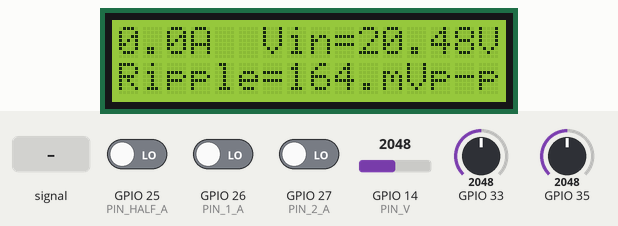
This program was run on a simulated ESP32. On the bench: 16×2 character LCD. The test bench sets the inputs (shaded band); at power-on: GPIO 33 = 2048, GPIO 35 = 2048, GPIO 25 (PIN_HALF_A) LOW, GPIO 26 (PIN_1_A) LOW, GPIO 14 (PIN_V) = 2048, GPIO 27 (PIN_2_A) LOW. What the program prints to the serial monitor is not drawn.

Above: at 7.4 s.
7.5 s: GPIO 33 fed a 200 Hz sine of ±327 counts around its level
At 15.5 s:
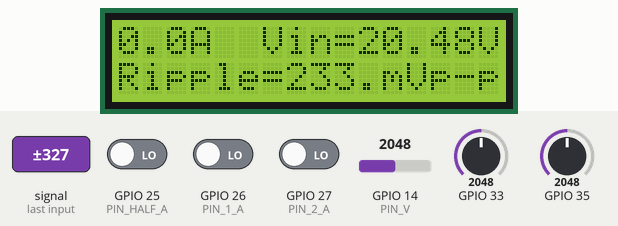
16.0 s: GPIO 35 fed a 200 Hz sine of ±327 counts around its level
At 23.5 s:
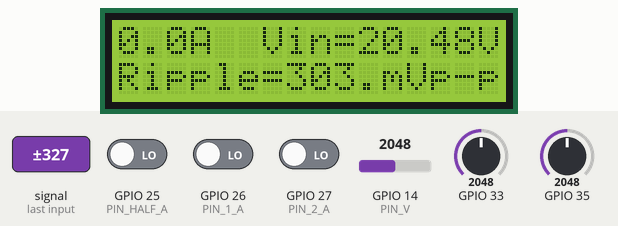
23.8 s: GPIO 33 set to 2866
At 31.2 s:
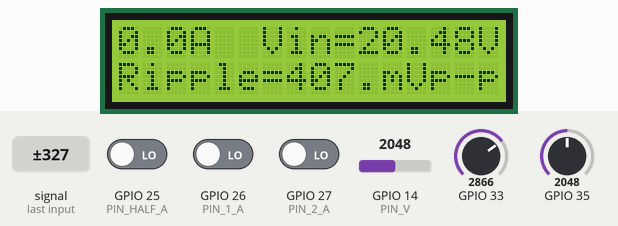
31.5 s: GPIO 35 set to 2866
At 38.3 s:
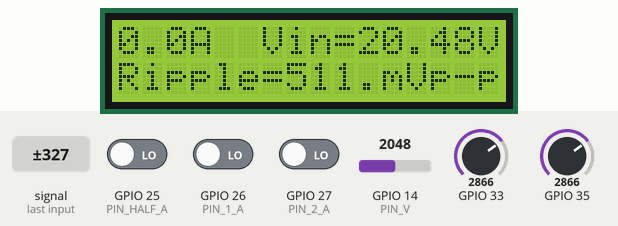
39.3 s: GPIO 25 (PIN_HALF_A) driven HIGH
At 46.4 s:
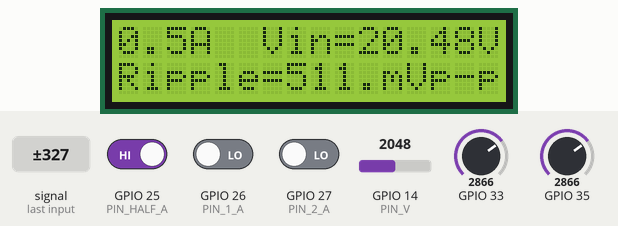
47.1 s: GPIO 26 (PIN_1_A) driven HIGH
At 54.4 s:
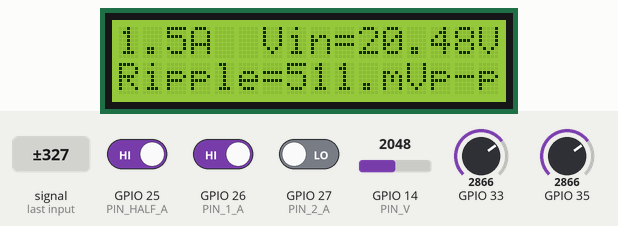
Timing chart, 0 to 55.8 s (numbered marks = the images above; inputs shaded):
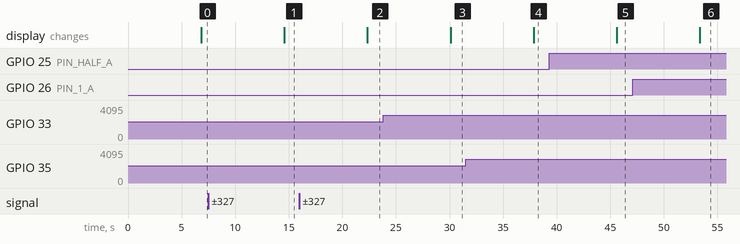

Measured:
- after the input at 7.5 s, the display: changes after 7.1 s (image 1)
- after the input at 16.0 s, the display: changes after 6.3 s (image 2)
- after the input at 23.8 s, the display: changes after 6.3 s (image 3)
- after the input at 31.5 s, the display: changes after 6.4 s (image 4)
- after the input at 39.3 s, the display: changes after 6.3 s (image 5)
- after the input at 47.1 s, the display: changes after 6.3 s (image 6)

The program:

main.cpp
```cpp
#include <Arduino.h>
#include <LiquidCrystal_I2C.h>
#include <chrono>
#include <driver/adc.h>

#define PIN_HALF_A 25
#define PIN_1_A 26
#define PIN_2_A 27
#define PIN_V 14

unsigned long Start;
unsigned short Count, CountN;
int lcdColumns = 16;
int lcdRows = 2;
String volt, ripple;
// float c1,c2,c3,current;
// int voltR = 0, min_voltR = 4095, max_voltR = 0, rippleR = 0;
// int voltN = 0, min_voltN = 4095, max_voltN = 0, rippleN = 0;
LiquidCrystal_I2C lcd(0x27, lcdColumns, lcdRows);

void setup()
{
  // put your setup code here, to run once:
  Serial.begin(115200);
  pinMode(PIN_HALF_A, INPUT);
  pinMode(PIN_1_A, INPUT);
  pinMode(PIN_2_A, INPUT);
  adc1_config_width(ADC_WIDTH_BIT_12);
  adc1_config_channel_atten(ADC1_CHANNEL_5, ADC_ATTEN_DB_11); // ADC1_CHANNEL_5-->33 nagative peak
  adc1_config_channel_atten(ADC1_CHANNEL_7, ADC_ATTEN_DB_11); // ADC1_CHANNEL_7-->35 positive peak
  Start = millis();
  lcd.init();
  lcd.backlight();
}

void loop()
{
  // put your main code here, to run repeatedly:
  float ripple = 0.0;
  int voltR = 0, min_voltR = 4095, max_voltR = 0, rippleR = 0;
  int voltN = 0, min_voltN = 4095, max_voltN = 0, rippleN = 0;
  float c1 = 0.0, c2 = 0.0, c3 = 0.0, current = 0.0;
  float volts = 0;
  int adc = 0;
  float adc_f = 0.00, sum1 = 0.00, sum2 = 0.00;
  long adc_sum = 0, sumR = 0, sumN = 0;
  const uint16_t samples = 30000;
  const uint16_t samplesN = 30000;
  for (uint32_t i = 0; i < 10; i++)
  {
    adc = analogRead(PIN_V);
    adc_sum = adc_sum + adc;
  }
  adc_f = adc_sum / 10;
  //  for (uint32_t i = 0; i < samples; i++) {
  //    voltR = adc1_get_raw(ADC1_CHANNEL_7);
  //    if ((voltR < min_voltR) && (voltR != 0)) {
  //      min_voltR = voltR;
  //    } else {
  //      max_voltR = voltR;
  //    }
  //    ++Count;
  //  }
  //  for (uint32_t i = 0; i < samplesN; i++) {
  //    voltN = adc1_get_raw(ADC1_CHANNEL_5);
  //    if ((voltN < min_voltN) && (voltN != 0)) {
  //      min_voltN = voltN;
  //    } else {
  //      max_voltN = voltN;
  //    }
  //    ++CountN;
  //  }

  int vmin = 4095, vmax = 0;
  for (uint32_t i = 0; i < samples; i++)
  {
    voltR = adc1_get_raw(ADC1_CHANNEL_7);
    // voltR = voltR - 1200;

    if (voltR < vmin)
    {
      vmin = voltR;
    }
    if (voltR > vmax)
    {
      vmax = voltR;
    }
    sumR += voltR;
    ++Count;
  }
  sum1 = sumR / 30000;

  // sum1 = vmax - 2030; // optimal cal Positive Peak
  sum1 = vmax - 2015; // optimal cal Positive Peak +10 mV

  // Serial.print("vmin = ");
  // Serial.println(vmin);
  // Serial.print("vmax = ");
  // Serial.println(vmax);
  Serial.print("sum1 P = ");
  Serial.println(sum1);

  vmin = 4095, vmax = 0;
  for (uint32_t i = 0; i < samplesN; i++)
  {
    voltN = adc1_get_raw(ADC1_CHANNEL_5);
    // voltN = voltN - 1235;

    if (voltN < vmin)
    {
      vmin = voltN;
    }
    if (voltN > vmax)
    {
      vmax = voltN;
    }

    sumN += voltN;
    ++CountN;
  }
  sum2 = sumN / 30000;
  // Serial.println(sum2);

  // sum2 = vmax - 1320; // optimal cal Negative Peak
  sum2 = vmax - 1305; // optimal cal Negative Peak  +12mV

  // Serial.print("vmin = ");
  // Serial.println(vmin);
  // Serial.print("vmax = ");
  // Serial.println(vmax);
  Serial.print("sum2 N = ");
  Serial.println(sum2);

  ripple = (sum1 + sum2) * 3300 / 4095;

  Serial.print("ripple = ");
  Serial.println(ripple / 1.00);

  if (digitalRead(PIN_HALF_A) == HIGH)
  {
    c1 = 0.5;
  }
  if (digitalRead(PIN_1_A) == HIGH)
  {
    c2 = 1.0;
  }
  if (digitalRead(PIN_2_A) == HIGH)
  {
    c3 = 2.0;
  }
  else
  {
    current = 0.0;
  }
  current = c1 + c2 + c3;
  // set cursor to first column, first row
  //  Serial.println("############");
  //  Serial.println(max_voltN);
  //  Serial.println(min_voltN);
  //  Serial.println(max_voltN-min_voltN);
  //  Serial.println("-------------");
  //  Serial.println(max_voltR);
  //  Serial.println(min_voltR);
  //  Serial.println(max_voltR-min_voltR);
  //  Serial.println("-------------");
  //  Serial.println(((max_voltR-min_voltR)+(max_voltN-min_voltN))*3300/4095);
  //  Serial.println("############");
  lcd.setCursor(0, 0);
  lcd.print(current);
  lcd.setCursor(3, 0);
  // print message
  lcd.print("A");
  lcd.setCursor(6, 0);
  lcd.print("Vin=");
  lcd.setCursor(10, 0);
  lcd.print(adc_f / 100); //-->100 calibrate
  // lcd.print(volt);
  lcd.setCursor(15, 0);
  lcd.print("V");
  // set cursor to first column, second row
  lcd.setCursor(0, 1);
  lcd.print("Ripple=");
  lcd.setCursor(7, 1);
  lcd.print(ripple / 3.8);
  lcd.setCursor(11, 1);
  lcd.print("mVp-p");
  delay(1000);
  // lcd.clear();  // for clear display LCD
}
```
